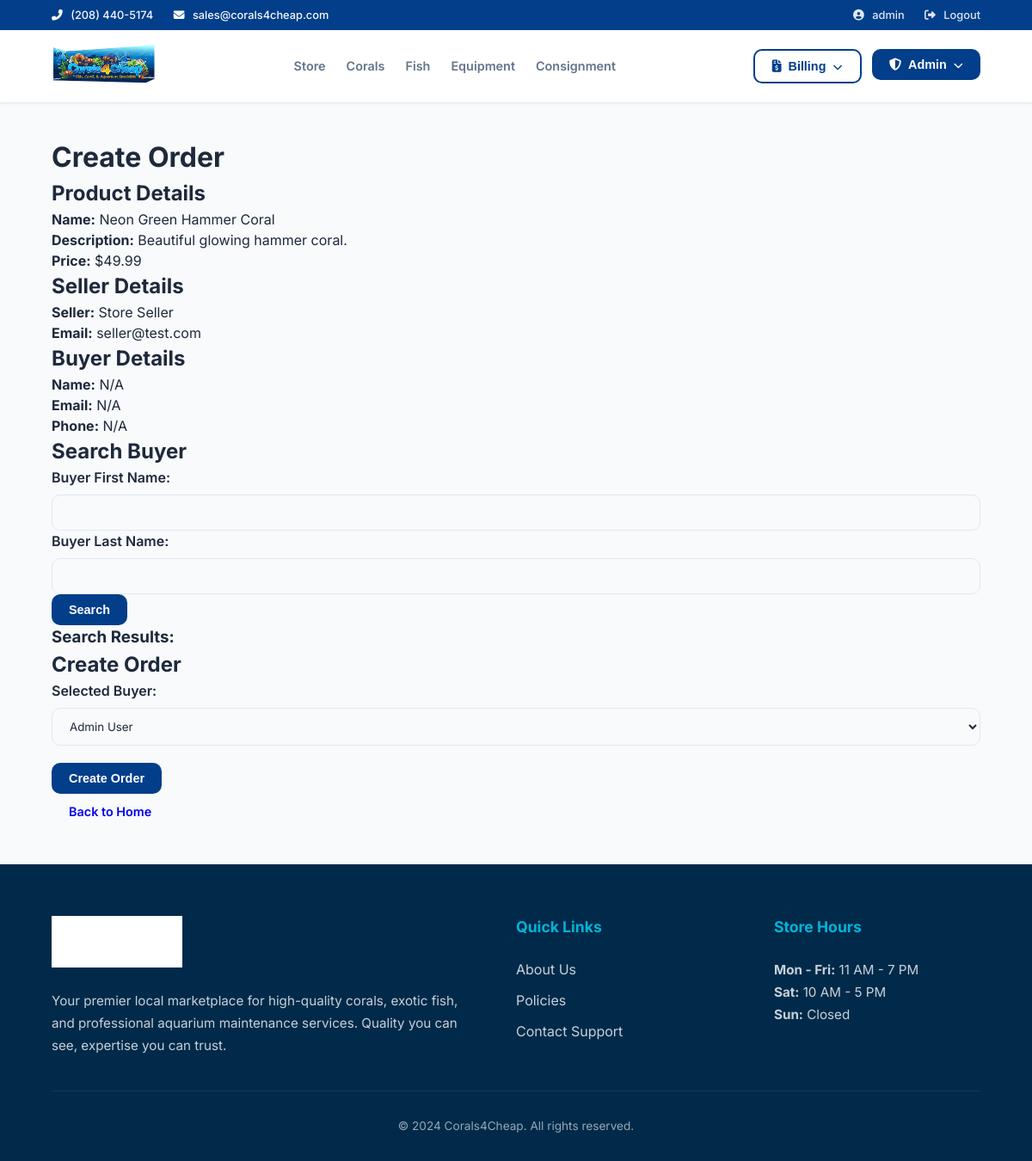
The page /create_order/1 (signed in) on the database its author committed.
### app/models/__init__.py (models this page shows, shortened)
class User(UserMixin, db.Model):
    __tablename__ = 'users'
    user_id = db.Column(db.Integer, primary_key=True)
    username = db.Column(db.String(20), unique=True, nullable=False)
    email = db.Column(db.String(120), unique=True, nullable=False)
    password_hash = db.Column(db.String(128), nullable=False)
    first_name = db.Column(db.String(50), nullable=False)
    last_name = db.Column(db.String(50), nullable=False)
    dob = db.Column(db.Date, nullable=False)
    phone_number = db.Column(db.String(20), nullable=False)
    role_id = db.Column(db.Integer, db.ForeignKey('roles.role_id'), nullable=False)
    is_maintenance = db.Column(db.Boolean,nullable=False,default=0)
    in_store_credit = db.Column(db.Float)
    role = db.relationship('Role', backref='users')
    PasswordReset = db.Column(db.Boolean,default = 0)
    notes = db.Column(db.String(1500),default='')
    @property
    def is_admin(self):
        return self.role_id == 3
    @property
    def is_seller(self):
        return self.role_id in [2,3]

class ConsignmentProduct(db.Model):
    __tablename__ = 'consignment_products'
    product_id = db.Column(db.Integer, primary_key=True)
    name = db.Column(db.String(100), nullable=False)
    description = db.Column(db.Text)
    price = db.Column(db.Numeric(10, 2), nullable=False)
    image_url = db.Column(db.String(255))
    featured = db.Column(db.Boolean,nullable=False,default=0)
    item_type_id = db.Column(db.Integer, db.ForeignKey('item_types.item_type_id'))
    item_subtype_id = db.Column(db.Integer, db.ForeignKey('item_subtypes.item_subtype_id'))
    seller_id = db.Column(db.Integer, db.ForeignKey('users.user_id'))
    order_status = db.Column(db.String(5),nullable=False)
    item_type = db.relationship('ItemType', backref='consignment_products', lazy=True)
    item_subtype = db.relationship('ItemSubtype', backref='consignment_products', lazy=True)
    seller = db.relationship('User',backref = 'consignment_products',lazy=True)

### app/admin/routes.py (the view, shortened to what this page needs)
@admin_bp.route('/create_order/<int:product_id>', methods=['GET', 'POST'])
@login_required
@admin_required
def create_order(product_id):
    form = CreateOrderForm()
    product = ConsignmentProduct.query.get_or_404(product_id)
    buyers = User.query.all()
    form.buyer_id.choices = [(buyer.user_id, f"{buyer.first_name} {buyer.last_name}") for buyer in buyers]
    return render_template('create_order.html', product=product, form=form)

### app/admin/forms.py
class CreateOrderForm(FlaskForm):
    buyer_id = SelectField('Selected Buyer', coerce=int, validators=[DataRequired()])
    submit = SubmitField('Create Order')

### app/utils/utility_functions.py (called while the page is built)
def admin_required(func):
    @wraps(func)
    def decorated_view(*args, **kwargs):
        if not current_user.is_authenticated:
            flash("You must be logged in to access this page.", "warning")
            return redirect(url_for('auth.login'))
        if not current_user.is_admin:
            flash("You do not have permission to access this page.", "danger")
            return redirect(url_for('main.home'))
        return func(*args, **kwargs)
    return decorated_view

### app/templates/create_order.html (shortened to what this page needs)
{% extends "base.html" %}
{% block content %}
<h1>Create Order</h1>
<section class="product-info">
    <h2>Product Details</h2>
    <p><strong>Name:</strong> {{ product.name }}</p>
    <p><strong>Description:</strong> {{ product.description }}</p>
    <p><strong>Price:</strong> ${{ product.price }}</p>
</section>
<section class="seller-info">
    <h2>Seller Details</h2>
    <p><strong>Seller:</strong> {{ product.seller.first_name }} {{ product.seller.last_name }}</p>
    <p><strong>Email:</strong> {{ product.seller.email }}</p>
</section>
<section class="buyer-info">
    <h2>Buyer Details</h2>
    <p id="buyer_name"><strong>Name:</strong> N/A</p>
    <p id="buyer_email"><strong>Email:</strong> N/A</p>
    <p id="buyer_phone"><strong>Phone:</strong> N/A</p>
</section>
<section class="buyer-search">
    <h2>Search Buyer</h2>
    <label for="buyer_first_name">Buyer First Name:</label>
    <input type="text" id="buyer_first_name" class="form-control">
    <label for="buyer_last_name">Buyer Last Name:</label>
    <input type="text" id="buyer_last_name" class="form-control">
    <button type="button" class="btn btn-primary" onclick="searchBuyer()">Search</button>
    <h3>Search Results:</h3>
</section>
<section class="order-creation">
    <h2>Create Order</h2>
    <form method="POST" action="{{ url_for('admin.create_order', product_id=product.product_id) }}">
        <div class="form-group">
            <label for="buyer_id">Selected Buyer:</label>
            {{ form.buyer_id(class="form-control") }}
        </div>
        <button type="submit" class="btn btn-primary">Create Order</button>
    </form>
</section>
<a href="{{ url_for('main.home') }}" class="btn btn-secondary">Back to Home</a>
{% endblock %}

### app/templates/base.html (shortened to what this page needs)
<!DOCTYPE html>
<html lang="en">
<head>
    <link rel="stylesheet" href="https://cdnjs.cloudflare.com/ajax/libs/font-awesome/6.4.0/css/all.min.css">
    <link rel="stylesheet" href="{{ url_for('static', filename='styles.css') }}">
</head>
<body>
    <div class="app-wrapper">
        <header class="site-header">
            <div class="top-bar">
                <div class="top-bar-left">
                    <span><i class="fas fa-phone-alt"></i> (208) 440-5174</span>
                    <span style="margin-left: 20px;"><i class="fas fa-envelope"></i> sales@corals4cheap.com</span>
                </div>
                <div class="top-bar-right">
                    {% if current_user.is_authenticated %}
                        <a href="{{ url_for('auth.edit_user') }}"><i class="fas fa-user-circle"></i> {{ current_user.username }}</a>
                        <a href="{{ url_for('auth.logout') }}"><i class="fas fa-sign-out-alt"></i> Logout</a>
                    {% else %}
                        <a href="{{ url_for('auth.login') }}"><i class="fas fa-lock"></i> Login / Register</a>
                    {% endif %}
                </div>
            </div>
            <div class="main-header">
                <div class="header-logo">
                    <a href="{{ url_for('main.home') }}">
                        <img src="{{ url_for('static', filename='images/logo.png') }}" alt="Corals4Cheap">
                    </a>
                </div>
                <nav class="main-nav">
                    <a href="{{ url_for('main.home') }}">Store</a>
                    <a href="{{ url_for('catalog.corals') }}">Corals</a>
                    <a href="{{ url_for('catalog.fish') }}">Fish</a>
                    <a href="{{ url_for('catalog.equipment') }}">Equipment</a>
                    {% if current_user.is_authenticated and current_user.is_seller %}
                        <a href="{{ url_for('catalog.consignment') }}">Consignment</a>
                    {% endif %}
                </nav>
                <div class="user-actions">
                    {% if current_user.is_authenticated and (current_user.is_admin or current_user.is_maintenance) %}
                        <div class="dropdown">
                            <button class="dropdown-toggle btn btn-outline">
                                <i class="fas fa-file-invoice-dollar"></i> Billing <i class="fas fa-chevron-down" style="font-size: 0.7rem;"></i>
                            </button>
                        </div>
                    {% endif %}
                    {% if current_user.is_authenticated and current_user.is_admin %}
                        <div class="dropdown">
                            <button class="dropdown-toggle btn btn-primary">
                                <i class="fas fa-shield-alt"></i> Admin <i class="fas fa-chevron-down" style="font-size: 0.7rem;"></i>
                            </button>
                        </div>
                    {% endif %}
                </div>
            </div>
        </header>
        <main class="content-area">
            {% block content %}{% endblock %}
        </main>
        <footer class="site-footer">
            <div class="footer-container">
                <div class="footer-col">
                    <img src="{{ url_for('static', filename='images/logo.png') }}" alt="Company Logo" class="footer-logo-img">
                    <p>Your premier local marketplace for high-quality corals, exotic fish, and professional aquarium maintenance services. Quality you can see, expertise you can trust.</p>
                </div>
                <div class="footer-col">
                    <h3>Quick Links</h3>
                    <ul class="footer-links">
                        <li><a href="{{ url_for('main.about_us') }}">About Us</a></li>
                        <li><a href="{{ url_for('main.policy') }}">Policies</a></li>
                        <li><a href="{{ url_for('main.contact') }}">Contact Support</a></li>
                    </ul>
                </div>
                <div class="footer-col">
                    <h3>Store Hours</h3>
                    <p><strong>Mon - Fri:</strong> 11 AM - 7 PM</p>
                    <p><strong>Sat:</strong> 10 AM - 5 PM</p>
                    <p><strong>Sun:</strong> Closed</p>
                </div>
            </div>
            <div class="footer-bottom">
                &copy; {{ now.year if now else '2024' }} Corals4Cheap. All rights reserved.
            </div>
        </footer>
    </div>
</body>
</html>

### app/static/styles.css (style rules this page uses)
:root { --primary: #023e8a; --primary-light: #0077b6; --secondary: #00b4d8; --accent: #ff9f1c; --accent-hover: #f18701; --bg-main: #f8fafc; --bg-card: #ffffff; --bg-footer: #012a4a; --text-main: #1e293b; --text-muted: #64748b; --text-on-dark: #f8fafc; --border-color: #e2e8f0; --border-hover: #90e0ef; --shadow-sm: 0 1px 3px rgba(0,0,0,0.1); --shadow-md: 0 4px 6px -1px rgba(0,0,0,0.1), 0 2px 4px -1px rgba(0,0,0,0.06); --shadow-lg: 0 10px 15px -3px rgba(0,0,0,0.1), 0 4px 6px -2px rgba(0,0,0,0.05); --radius-sm: 6px; --radius-md: 10px; --radius-lg: 16px; --radius-full: 9999px; --transition: all 0.3s cubic-bezier(0.4, 0, 0.2, 1); }
* { margin: 0; padding: 0; box-sizing: border-box; }
html, body { min-height: 100vh; font-family: 'Inter', -apple-system, BlinkMacSystemFont, "Segoe UI", Roboto, sans-serif; background-color: var(--bg-main); color: var(--text-main); line-height: 1.5; -webkit-font-smoothing: antialiased; }
.app-wrapper { display: flex; flex-direction: column; min-height: 100vh; }
.site-header { background: var(--bg-card); box-shadow: var(--shadow-sm); position: sticky; top: 0; z-index: 1000; }
.top-bar { background: var(--primary); color: var(--text-on-dark); padding: 8px 5%; display: flex; justify-content: space-between; font-size: 0.8rem; font-weight: 500; }
.top-bar i { margin-right: 6px; }
.top-bar-right a { color: var(--text-on-dark); text-decoration: none; margin-left: 20px; transition: var(--transition); opacity: 0.9; }
.main-header { padding: 15px 5%; display: flex; align-items: center; justify-content: space-between; gap: 30px; }
.header-logo img { height: 48px; transition: var(--transition); }
.main-nav { display: flex; gap: 24px; align-items: center; }
.main-nav a { text-decoration: none; color: var(--text-muted); font-weight: 600; font-size: 0.9rem; transition: var(--transition); position: relative; padding: 5px 0; }
.main-nav a::after { content: ''; position: absolute; bottom: 0; left: 0; width: 0; height: 2px; background: var(--primary-light); transition: var(--transition); }
.user-actions { display: flex; gap: 12px; }
.dropdown { position: relative; }
.dropdown-toggle { display: flex; align-items: center; gap: 8px; padding: 10px 16px; border-radius: var(--radius-md); font-size: 0.85rem; font-weight: 600; cursor: pointer; transition: var(--transition); }
.btn { display: inline-flex; align-items: center; justify-content: center; padding: 10px 20px; border-radius: var(--radius-md); font-weight: 600; font-size: 0.9rem; cursor: pointer; transition: var(--transition); text-decoration: none; border: none; }
.btn-primary { background: var(--primary); color: white; }
.btn-outline { background: transparent; border: 2px solid var(--primary); color: var(--primary); }
.content-area { flex: 1; width: 100%; max-width: 1400px; margin: 0 auto; padding: 40px 5%; }
.site-footer { background: var(--bg-footer); color: var(--text-on-dark); padding: 60px 5% 30px; }
.footer-container { display: grid; grid-template-columns: 2fr 1fr 1fr; gap: 60px; margin-bottom: 40px; }
.footer-logo-img { height: 60px; margin-bottom: 20px; filter: brightness(0) invert(1); }
.footer-col h3 { font-size: 1.1rem; font-weight: 700; margin-bottom: 24px; color: var(--secondary); }
.footer-col p { opacity: 0.8; font-size: 0.95rem; line-height: 1.7; }
.footer-links { list-style: none; }
.footer-links li { margin-bottom: 12px; }
.footer-links a { color: var(--text-on-dark); opacity: 0.8; text-decoration: none; transition: var(--transition); }
.footer-bottom { border-top: 1px solid rgba(255,255,255,0.1); padding-top: 30px; text-align: center; font-size: 0.85rem; opacity: 0.6; }
.form-group { margin-bottom: 20px; }
label { display: block; font-weight: 600; margin-bottom: 8px; color: var(--text-main); }
input[type="text"], input[type="email"], input[type="password"], input[type="number"], input[type="date"], select, textarea { width: 100%; padding: 12px 16px; border: 1px solid var(--border-color); border-radius: var(--radius-md); background: var(--bg-main); color: var(--text-main); font-family: inherit; transition: var(--transition); }

### rows shown on the page
User: username "admin"
ConsignmentProduct: name "Neon Green Hammer Coral", description "Beautiful glowing hammer coral.", price "49.99"
User: seller.first_name "Store", seller.last_name "Seller", seller.email "seller@test.com"

### other values the page prints
{{ now.year if now else '2024' }} "2024"
